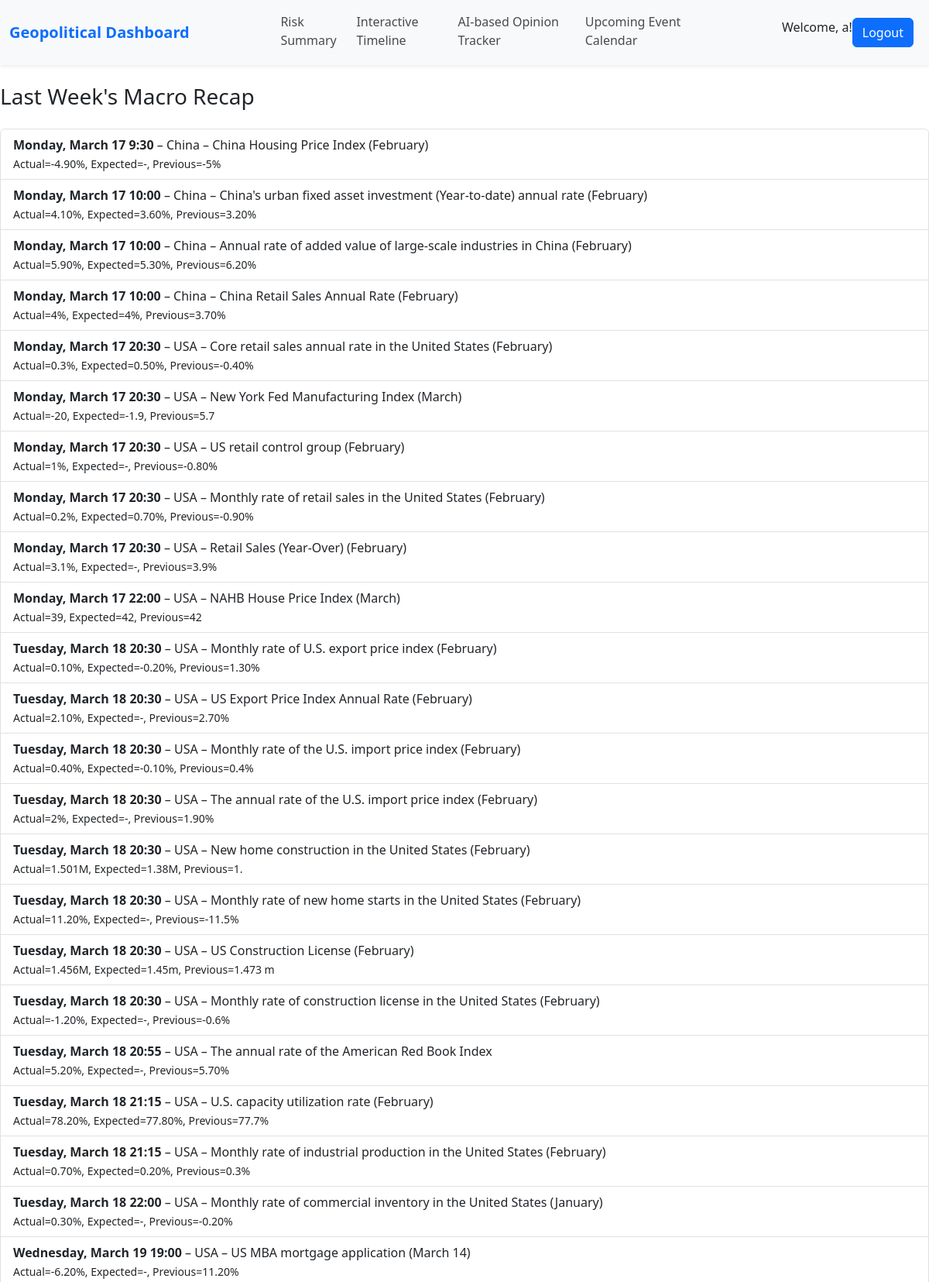
The page /events/recap (signed in, upper part) on the database its author committed.
### tables this page shows
CREATE TABLE user (
    id INTEGER PRIMARY KEY AUTOINCREMENT,
    username TEXT UNIQUE NOT NULL,
    password TEXT NOT NULL
);

CREATE TABLE recapdata (
    id INTEGER PRIMARY KEY AUTOINCREMENT,
    date TEXT NOT NULL,
    time TEXT NOT NULL,
    country TEXT NOT NULL,
    event TEXT NOT NULL,
    actual TEXT,
    expected TEXT,
    previous TEXT
);

### Project/events.py (the view)
@bp.route('/recap')
def recap():
    db = get_db()
    recap_data = db.execute('SELECT * FROM recapdata').fetchall()
    return render_template('events/recap.html', recap_data=recap_data)

### Project/auth.py (called while the page is built)
@bp.before_app_request
def load_logged_in_user():
    user_id = session.get('user_id')
    if user_id is None:
        g.user = None
    else:
        g.user = get_db().execute(
            'SELECT * FROM user WHERE id = ?', (user_id,)
        ).fetchone()

### Project/db.py (called while the page is built)
def get_db():
    if 'db' not in g:
        g.db = sqlite3.connect(
            current_app.config['DATABASE'],
            detect_types=sqlite3.PARSE_DECLTYPES
        )
        g.db.row_factory = sqlite3.Row
    return g.db

### Project/templates/events/recap.html (shortened to what this page needs)
{% extends "base.html" %}
{% block content %}
<h3 class="mb-4 mt-4"> Last Week's Macro Recap</h3>
<div class="list-group">
  {% for r in recap_data %}
    <div class="list-group-item">
      <strong>{{ r['date'] }} {{ r['time'] }}</strong> – {{ r['country'] }} – {{ r['event'] }}<br>
      <small>Actual={{ r['actual'] }}, Expected={{ r['expected'] }}, Previous={{ r['previous'] }}</small>
    </div>
  {% endfor %}
</div>
{% endblock %}

### Project/templates/base.html (shortened to what this page needs)
<!DOCTYPE html>
<html lang="en">
<head>
    <link href="https://cdn.jsdelivr.net/npm/bootstrap@5.3.0/dist/css/bootstrap.min.css" rel="stylesheet">
    <link rel="stylesheet" href="https://cdn.jsdelivr.net/npm/bootstrap-icons/font/bootstrap-icons.css">
    <link rel="stylesheet" href="{{ url_for('static', filename='style.css') }}"/>
</head>
<body>
<nav class="navbar navbar-expand-lg navbar-light bg-light shadow-sm">
    <div class="container-fluid">
        <a class="navbar-brand fw-bold text-primary" href="{{ url_for('index') }}">Geopolitical Dashboard</a>
        <div class="d-flex flex-grow-1 justify-content-center">
          <ul class="navbar-nav d-flex flex-row w-75 justify-content-between">
            <li class="nav-item">
              <a class="nav-link menu-link {% if active_page == 'risk_summary' %}active{% endif %}" href="{{ url_for('risk_summary.index') }}">Risk Summary</a>
            </li>
            <li class="nav-item">
              <a class="nav-link menu-link {% if active_page == 'timeline' %}active{% endif %}" href="{{ url_for('timeline.index') }}">Interactive Timeline</a>
            </li>
            <li class="nav-item">
              <a class="nav-link menu-link {% if active_page == 'ai' %}active{% endif %}" href="{{ url_for('ai.index') }}">AI-based Opinion Tracker</a>
            </li>
            <li class="nav-item">
              <a class="nav-link menu-link {% if active_page == 'events' %}active{% endif %}" href="{{ url_for('events.index') }}">Upcoming Event Calendar</a>
            </li>
            </ul>
        </div>
        <div class="d-flex">
          {% if g.user %}
          <span>Welcome, {{ g.user.username }}!</span>
          <a href="{{ url_for('auth.logout') }}" class="btn btn-primary me-2">Logout</a>
          {% else %}
          <a href="{{ url_for('auth.login') }}" class="btn btn-primary me-2">Login</a>
          <a href="{{ url_for('auth.register') }}" class="btn btn-primary me-2">Register</a>
          {% endif %}
          </div>
        </div>
</nav>
<section>
{% block content %}{% endblock %}
</section>
</body>
</html>

### Project/static/style.css (style rules this page uses)
.menu-link { color: rgba(0, 0, 0, 0.7); text-decoration: none; border-bottom: .25rem solid transparent; }

### rows shown on the page
user: user.username "a"
recapdata: date "Monday, March 17", time "9:30", country "China", event "China Housing Price Index (February)", actual "-4.90%", expected "-", previous "-5%"
recapdata: date "Monday, March 17", time "10:00", country "China", event "China's urban fixed asset investment (Year-to-date) annual rate (February)", actual "4.10%", expected "3.60%", previous "3.20%"
recapdata: date "Monday, March 17", time "10:00", country "China", event "Annual rate of added value of large-scale industries in China (February)", actual "5.90%", expected "5.30%", previous "6.20%"
recapdata: date "Monday, March 17", time "10:00", country "China", event "China Retail Sales Annual Rate (February)", actual "4%", expected "4%", previous "3.70%"
recapdata: date "Monday, March 17", time "20:30", country "USA", event "Core retail sales annual rate in the United States (February)", actual "0.3%", expected "0.50%", previous "-0.40%"
recapdata: date "Monday, March 17", time "20:30", country "USA", event "New York Fed Manufacturing Index (March)", actual "-20", expected "-1.9", previous "5.7"
recapdata: date "Monday, March 17", time "20:30", country "USA", event "US retail control group (February)", actual "1%", expected "-", previous "-0.80%"
recapdata: date "Monday, March 17", time "20:30", country "USA", event "Monthly rate of retail sales in the United States (February)", actual "0.2%", expected "0.70%", previous "-0.90%"
recapdata: date "Monday, March 17", time "20:30", country "USA", event "Retail Sales (Year-Over) (February)", actual "3.1%", expected "-", previous "3.9%"
recapdata: date "Monday, March 17", time "22:00", country "USA", event "NAHB House Price Index (March)", actual "39", expected "42", previous "42"
recapdata: date "Tuesday, March 18", time "20:30", country "USA", event "Monthly rate of U.S. export price index (February)", actual "0.10%", expected "-0.20%", previous "1.30%"
recapdata: date "Tuesday, March 18", time "20:30", country "USA", event "US Export Price Index Annual Rate (February)", actual "2.10%", expected "-", previous "2.70%"
recapdata: date "Tuesday, March 18", time "20:30", country "USA", event "Monthly rate of the U.S. import price index (February)", actual "0.40%", expected "-0.10%", previous "0.4%"
recapdata: date "Tuesday, March 18", time "20:30", country "USA", event "The annual rate of the U.S. import price index (February)", actual "2%", expected "-", previous "1.90%"
recapdata: date "Tuesday, March 18", time "20:30", country "USA", event "New home construction in the United States (February)", actual "1.501M", expected "1.38M", previous "1."
recapdata: date "Tuesday, March 18", time "20:30", country "USA", event "Monthly rate of new home starts in the United States (February)", actual "11.20%", expected "-", previous "-11.5%"
recapdata: date "Tuesday, March 18", time "20:30", country "USA", event "US Construction License (February)", actual "1.456M", expected "1.45m", previous "1.473 m"
recapdata: date "Tuesday, March 18", time "20:30", country "USA", event "Monthly rate of construction license in the United States (February)", actual "-1.20%", expected "-", previous "-0.6%"
recapdata: date "Tuesday, March 18", time "20:55", country "USA", event "The annual rate of the American Red Book Index", actual "5.20%", expected "-", previous "5.70%"
recapdata: date "Tuesday, March 18", time "21:15", country "USA", event "U.S. capacity utilization rate (February)", actual "78.20%", expected "77.80%", previous "77.7%"
recapdata: date "Tuesday, March 18", time "21:15", country "USA", event "Monthly rate of industrial production in the United States (February)", actual "0.70%", expected "0.20%", previous "0.3%"
recapdata: date "Tuesday, March 18", time "22:00", country "USA", event "Monthly rate of commercial inventory in the United States (January)", actual "0.30%", expected "-", previous "-0.20%"
recapdata: date "Wednesday, March 19", time "19:00", country "USA", event "US MBA mortgage application (March 14)", actual "-6.20%", expected "-", previous "11.20%"
